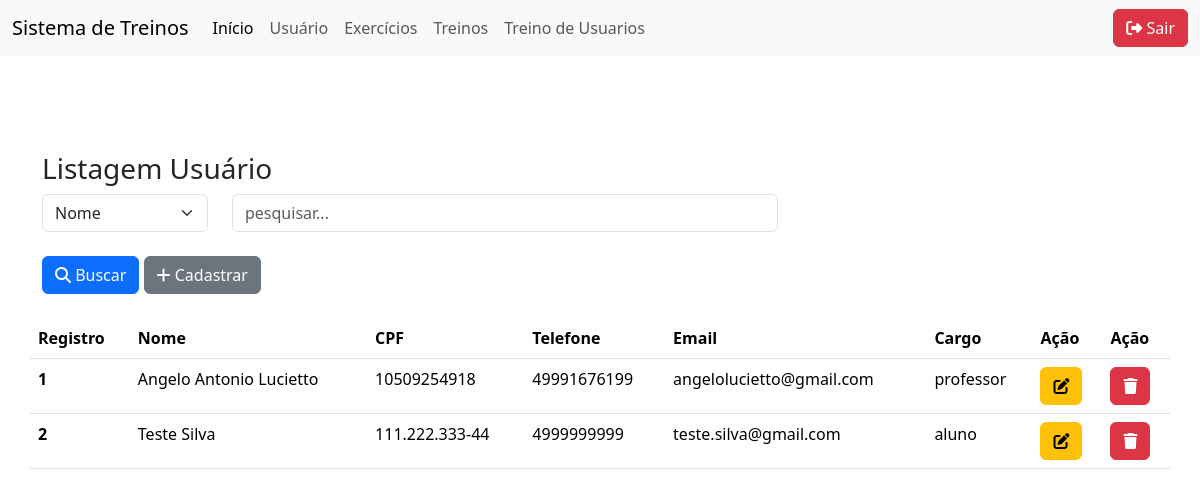
/usuario/UsuarioList.php, run on an earlier commit of the app's database.
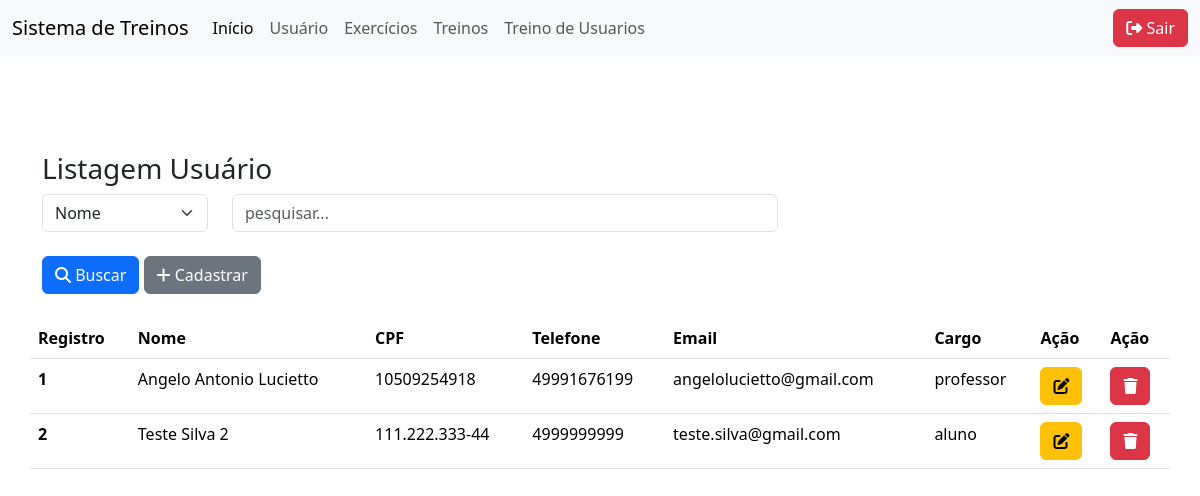
And on a later commit of the database.
### tables this page shows
CREATE TABLE IF NOT EXISTS `usuario` (
  `id` int NOT NULL AUTO_INCREMENT,
  `nome` varchar(100) DEFAULT NULL,
  `senha` varchar(150) NOT NULL DEFAULT '0',
  `cpf` varchar(50) DEFAULT NULL,
  `telefone` varchar(50) DEFAULT NULL,
  `email` varchar(50) DEFAULT NULL,
  `cargo` enum('aluno','professor') DEFAULT NULL,
  PRIMARY KEY (`id`)
);

### db.class.php (called while the page is built, shortened)
<?php
class db {
    private $host = "localhost";
    private $user = "root";
    private $password = "";
    private $dbname ="bancotrabalhopweb1";
    private $table_name;
    public function __construct($table_name){
        $this->table_name = $table_name;
        return $this->conn();
    }
    function conn(){
        try{
            $conn = new PDO(
                "mysql:host=$this->host;dbname=$this->dbname",
                $this->user,
                $this->password,
                [
                    PDO::ATTR_ERRMODE,
                    PDO::ERRMODE_EXCEPTION,
                    PDO::MYSQL_ATTR_INIT_COMMAND =>"SET NAMES utf8"
                ]
            );
            return $conn;
        } catch(PDOException $e){
            echo "Erro: ". $e->getMessage();
        }
    }
    public function all(){
        $conn = $this->conn();
        $sql = "SELECT * FROM $this->table_name";
        $st = $conn->prepare( $sql);
        $st->execute();
        return $st->fetchAll(PDO::FETCH_CLASS);
    }
}

### usuario/UsuarioList.php (the view, shortened to what this page needs)
<?php
    include "../db.class.php";
    include_once "../header.php";
        $db = new db('usuario');
        if(!empty($_POST)){
            $dados = $db->search($_POST);
        }else{
            $dados = $db->all();
        }
    ?>
    <body>
        <div class="container mt-5">
            <div class="row">
                <h3>Listagem Usuário</h3>
                <form action="./UsuarioList.php" method="post">
                    <div class="row">
                        <div class="col-md-2">
                            <select name="tipo" class="form-select">
                                <option value="nome">Nome</option>
                            </select>
                        </div>
                        <div class="col-md-6">
                            <input type="text" name="valor" placeholder="pesquisar..." class="form-control">
                        </div>
                    </div>
                    <div class="row">
                        <div class="col mt-4">
                            <button type="submit" class="btn btn-primary"><i class="fa-solid fa-magnifying-glass"></i> Buscar</button>
                            <a href="./UsuarioForm.php" class="btn btn-secondary"><i class="fa-solid fa-plus"></i> Cadastrar</a>
                        </div>
                    </div>
                </form>
            </div>
            <div class="row mt-4">
                <table class="table table-hover">
                <thead>
                    <tr>
                        <th scope="col">Registro</th>
                        <th scope="col">Nome</th>
                        <th scope="col">CPF</th>
                        <th scope="col">Telefone</th>
                        <th scope="col">Email</th>
                        <th scope="col">Cargo</th>
                        <th scope="col">Ação</th>
                        <th scope="col">Ação</th>
                    </tr>
                </thead>
                <tbody>
                    <?php
                        foreach($dados as $item) {
                            echo"
                            <tr>
                                <th scope='row'>$item->id</th>
                                <td>$item->nome</td>
                                <td>$item->cpf</td>
                                <td>$item->telefone</td>
                                <td>$item->email</td>
                                <td>$item->cargo</td>
                                <td>
                                    <a  class='btn btn-warning' title='Editar' href='./UsuarioForm.php?id=$item->id'><i class='fa-solid fa-pen-to-square'></i></a>
                                </td>
                                <td>
                                    <a class='btn btn-danger' title='Excluir'
                                        onclick='return confirm(\"Deseja Excluir?\")'
                                        href='./UsuarioList.php?id=$item->id'><i class='fa-solid fa-trash'></i>
                                    </a>
                                </td>
                            </tr>
                            ";
                        }
                    ?>
                </tbody>
                </table>
            </div>
    <?php
    include_once "../footer.php";
    ?>

What changed in the data, as far as the page shows it:
changed usuario "teste.silva@gmail.com": nome "Teste Silva" → "Teste Silva 2"
